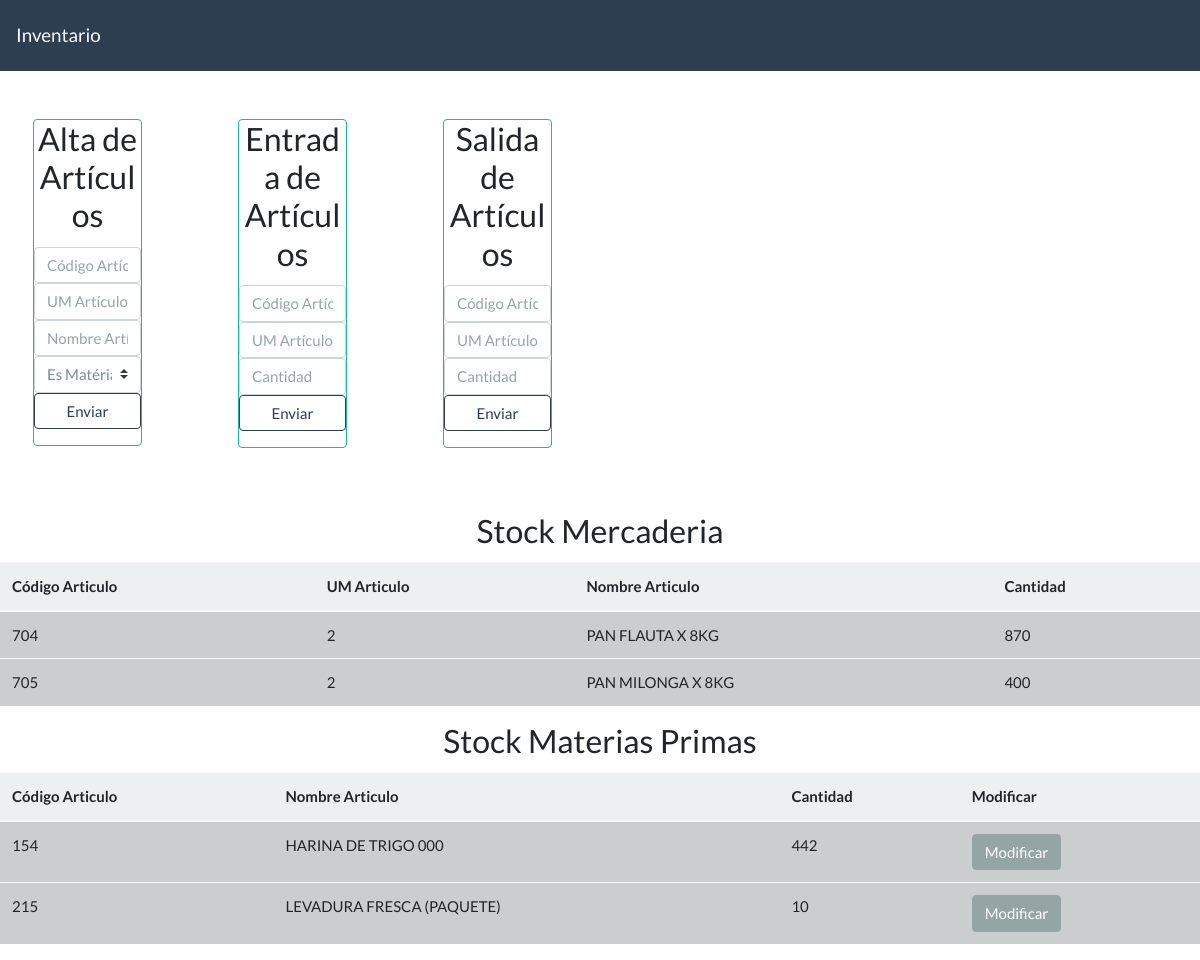
The app's page /, older data.
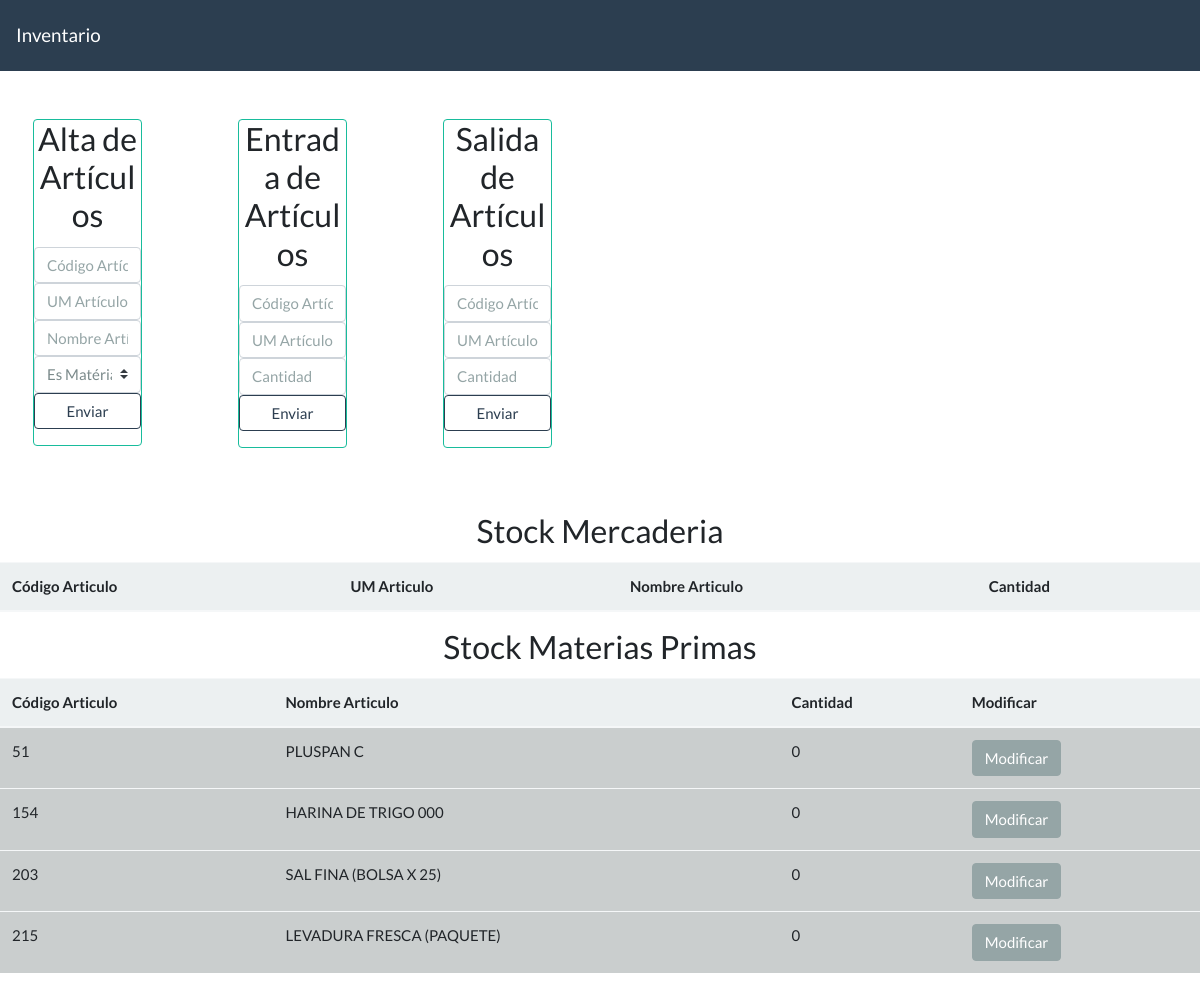
The same page, newer data.
### tables this page shows
CREATE TABLE "articulos" (
	"codigo"	INTEGER NOT NULL UNIQUE,
	"unidad_medida"	INTEGER NOT NULL,
	"nombre"	TEXT NOT NULL, matprim boolean,
	PRIMARY KEY("codigo","unidad_medida")
);

### inventario.py (the view)
@app.route('/')
def index():
    listar_stock = '''select articulos.codigo, articulos.nombre, articulos.unidad_medida, sum(movimientos.cantidad)
                    from articulos
                    INNER JOIN movimientos  on articulos.codigo = movimientos.codigo and articulos.unidad_medida = movimientos.unidad_medida
                    group by articulos.codigo
                    '''
    cursor.execute(listar_stock)
    stock_actual = cursor.fetchall()
    listar_stock2 = '''select articulos.codigo, articulos.nombre, articulos.unidad_medida, materiaprima.cantidad, max(materiaprima.fecha_movimientos)
                    from articulos
                    INNER JOIN materiaprima  on articulos.codigo = materiaprima.codigo and articulos.unidad_medida = materiaprima.unidad_medida
                    group by articulos.codigo
                    '''
    cursor.execute(listar_stock2)
    mp_actual = cursor.fetchall()
    return render_template('index.html', cantidades=stock_actual, materiasprimas=mp_actual)

### templates/index.html (shortened to what this page needs)
{% extends 'diagrama.html' %}
{% block body%}
<div class="row">
    <div class="col-md-2 p-5">
        <div class="card border-success mb-3" style="max-width: 20rem;">
            <h3 class="card-title text-center">Alta de Artículos</h3>
            <form class="form-group" action="/alta", method="POST" autocomplete="off">
                <input class="form-control" type="text" name="articulo_cod" placeholder="Código Artículo">
                <input class="form-control" type="text" name="articulo_um" placeholder="UM Artículo">
                <input class="form-control" type="text" name="articulo_nombre" placeholder="Nombre Artículo">
                <div>
                    <select class="custom-select" p-1 name="matprim">
                      <option value="0">Es Matéria Prima?:</option>
                    </select>
                </div>
                <button type="submit" class="btn btn-outline-primary btn-block boton-acc">Enviar</button>
            </form>
        </div>
    </div>
    <div class="col-md-2 p-5">
        <div class="card border-success mb-3" style="max-width: 20rem;">
            <h3 class="card-title text-center">Entrada de Artículos</h3>
            <form class="form-group" action="/entrada", method="POST" autocomplete="off">
                <input class="form-control" type="text" name="articulo_cod" placeholder="Código Artículo">
                <input class="form-control" type="text" name="articulo_um" placeholder="UM Artículo">
                <input class="form-control" type="text" name="articulo_cantidad" placeholder="Cantidad">
                <button type="submit" class="btn btn-outline-primary btn-block boton-acc">Enviar</button>
            </form>
        </div>
    </div>
    <div class="col-md-2 p-5">
        <div class="card border-success mb-3" style="max-width: 20rem;">
            <h3 class="card-title text-center">Salida de Artículos</h3>
            <form class="form-group" action="/salida", method="POST" autocomplete="off">
                <input class="form-control" type="text" name="articulo_cod" placeholder="Código Artículo">
                <input class="form-control" type="text" name="articulo_um" placeholder="UM Artículo">
                <input class="form-control" type="text" name="articulo_cantidad" placeholder="Cantidad">
                <button type="submit" class="btn btn-outline-primary btn-block boton-acc">Enviar</button>
            </form>
        </div>
    </div>
</div>
<div>
    <h3 class="card-title text-center">Stock Mercaderia</h3>
    <table class="table table-light">
        <thead>
            <th scope="col">Código Articulo</th>
            <th scope="col">UM Articulo</th>
            <th scope="col">Nombre Articulo</th>
            <th scope="col">Cantidad</th>
        </thead>
        <tbody>
            {% for cantidad in cantidades %}
            <tr class="table-active">
                <td>{{ cantidad.0}}</td>
                <td>{{ cantidad.2}}</td>
                <td>{{ cantidad.1}}</td>
                <td>{{ cantidad.3}}</td>
            </tr>
            {% endfor %}
        </tbody>
    </table>
</div>
<div>
    <h3 class="card-title text-center">Stock Materias Primas</h3>
    <table class="table table-light">
        <thead>
            <th scope="col">Código Articulo</th>
            <th scope="col">Nombre Articulo</th>
            <th scope="col">Cantidad</th>
            <th scope="col">Modificar</th>
        </thead>
        <tbody>
            {% for mp in materiasprimas %}
            <tr class="table-active">
                <td>{{ mp.0 }}</td>
                <td>{{ mp.1 }}</td>
                <td>{{ mp.3 }}</td>
                <td>
                    <a href="/modificar/{{mp.0}}" class="btn btn-secondary"</button>Modificar</a>
                </td>
            </tr>
            {% endfor %}
        </tbody>
    </table>
</div>
{% endblock%}

Row changes from the older to the newer data that the page shows:
no longer on this page (row unchanged): articulos: codigo "704", unidad_medida "2", nombre "PAN FLAUTA X 8KG", cantidad "870", shown under "Stock Mercaderia"
no longer on this page (row unchanged): articulos: codigo "705", unidad_medida "2", nombre "PAN MILONGA X 8KG", cantidad "400", shown under "Stock Mercaderia"
added articulos: codigo "51", nombre "PLUSPAN C", mp "0", shown under "Stock Materias Primas"
computed for articulos "HARINA DE TRIGO 000": mp "442" → "0"
added articulos: codigo "203", nombre "SAL FINA (BOLSA X 25)", mp "0", shown under "Stock Materias Primas"
computed for articulos "LEVADURA FRESCA (PAQUETE)": unidad_medida "10" → "0"
